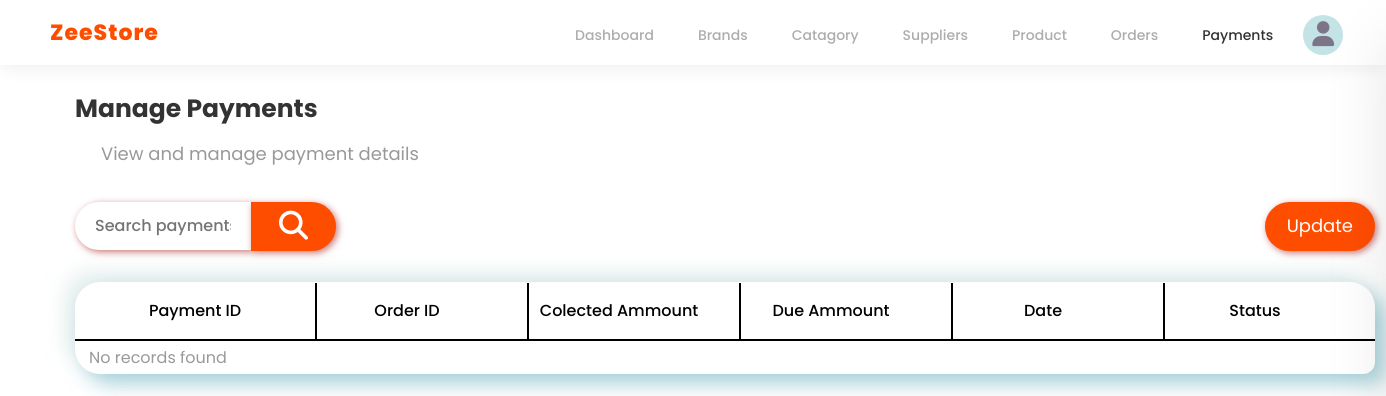
Page /admin/payments.php on the earlier database version.
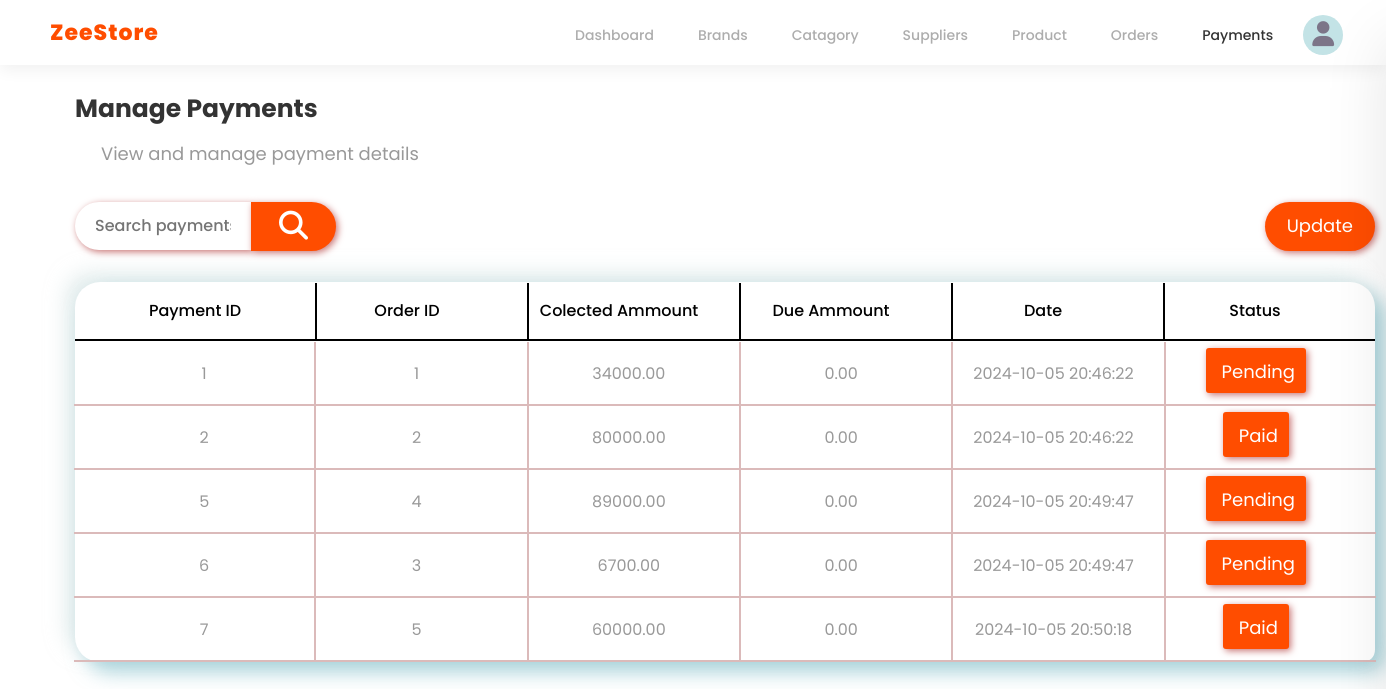
Same page on the later database version.
### tables this page shows
CREATE TABLE `payments` (
  `payment_id` int(11) NOT NULL,
  `order_id` int(11) NOT NULL,
  `collected_amount` decimal(10,2) NOT NULL,
  `due_amount` decimal(10,2) NOT NULL DEFAULT 0.00,
  `payment_date` datetime DEFAULT current_timestamp(),
  `status` enum('Paid','Pending') NOT NULL DEFAULT 'Pending'
);

### admin/payments.php (the view, shortened to what this page needs)
<!DOCTYPE html>
<html lang="en">
<head>
  <?php require_once '../php/styles.php' ?>
</head>
<body style="margin-top: -30px">
  <nav>
    <a href="index.html" class="brand">ZeeStore</a>
    <div>
      <ul id="navbar">
        <?php navigation(7) ?>
        <li class="user" id="user">
          <div class="circle"></div>
          <i class="fa fa-user"></i>
        </li>
      </ul>
    </div>
  </nav>
  <section class="admin-table">
  <br><br><h2>Manage Payments</h2>
      <span>View and manage payment details</span>
    <div class="table" style="max-width:1400px; width:1300px">
      <div class="searchAddS">
        <section class="search">
          <input type="text" id="search" placeholder="Search payments" />
          <button id="search-bt">
            <i class="fa-solid fa-magnifying-glass"></i>
          </button>
        </section>
        <button id="btt1">Update</button>
      </div>
      <div class="table-header parent">
        <div class="table-header-data row">Payment ID</div>
        <div class="table-header-data row">Order ID</div>
        <div class="table-header-data row">Colected Ammount</div>
        <div class="table-header-data row">Due Ammount</div>
        <div class="table-header-data row">Date</div>
        <div class="table-header-data row">Status</div>
      </div>
      <div class="table-data">
        <?php
        require_once '../php/DbConnect.php';
        $result = $conn->query("SELECT * FROM `payments`");
        if ($result && $result->num_rows > 0) {
          while ($row = $result->fetch_assoc()) {
            echo "<div class='table-row parent'>";
            echo "<div class='table-cell row'>" . $row['payment_id'] . "</div>";
            echo "<div class='table-cell row'>" . $row['order_id'] . "</div>";
            echo "<div class='table-cell row'>" . $row['collected_amount'] . "</div>";
            echo "<div class='table-cell row'>" . $row['due_amount'] . "</div>";
            echo "<div class='table-cell row'>" . $row['payment_date'] . "</div>";
            echo "<div class='table-cell row'><a>" . $row['status'] . "</a></div>";
            echo "</div>";
          }
        } else echo "<div class='table-row parent'> No records found </div>";
        ?>
      </div>
    </div>
  </section>
  <?php require_once '../php/javaScripts.php' ?>
</body>
</html>

### php/styles.php (shortened to what this page needs)
<link rel="stylesheet" href="../css/open-iconic-bootstrap.min.css" />
<link rel="stylesheet" href="../css/owl.carousel.min.css" />
<link rel="stylesheet" href="../css/owl.theme.default.min.css" />
<link rel="stylesheet" href="../css/magnific-popup.css" />
<link rel="stylesheet" href="../css/aos.css" />
<link rel="stylesheet" href="../css/ionicons.min.css" />
<link rel="stylesheet" href="../css/animate.css" />
<link rel="stylesheet" href="../css/bootstrap-datepicker.css" />
<link rel="stylesheet" href="../css/jquery.timepicker.css" />
<link rel="stylesheet" href="../css/flaticon.css" />
<link rel="stylesheet" href="../css/icomoon.css" />
<link rel="stylesheet" href="../css/style.css" />
<link rel="stylesheet" href="../css/style2.css" />
<link
  rel="stylesheet"
  href="https://cdnjs.cloudflare.com/ajax/libs/font-awesome/6.6.0/css/all.min.css"
 />
<?php
function navigation(int $n)
{
  echo ($n == 1) ? "<li><a class='active' href='dashboard.php'>Dashboard</a></li>" : "<li><a href='dashboard.php' >Dashboard</a></li>";
  echo ($n == 2) ? "<li><a class='active' href='brand.php'>Brands</a></li>" : "<li><a href='brand.php'>Brands</a></li>";
  echo ($n == 3) ? "<li><a class='active' href='catagory.php'>Catagory</a></li>" : "<li><a href='catagory.php'>Catagory</a></li>";
  echo ($n == 4) ? "<li><a class='active' href='supplier.php'>Suppliers</a></li>" : "<li><a href='supplier.php'>Suppliers</a></li>";
  echo ($n == 5) ? "<li><a class='active' href='product.php'>Product</a></li>" : "<li><a href='product.php'>Product</a></li>";
  echo ($n == 6) ? "<li><a class='active' href='orders.php'>Orders</a></li>" : "<li><a href='orders.php'>Orders</a></li>";
  echo ($n == 7) ? "<li><a class='active' href='payments.php'>Payments</a></li>" : "<li><a href='payments.php'>Payments</a></li>";
}
?>

### php/javaScripts.php (shortened to what this page needs)
</body>

### css/style2.css (style rules this page uses)
:root { --colorbt: #ff4d00; }
.brand { font-weight: 800; font-size: 22px; color: var(--colorbt); letter-spacing: 1px; }
nav { top: 0; left: 0; z-index: 980; display: flex; max-height: 65px; position: fixed; padding: 6px 50px; align-items: center; background: #fff; justify-content: space-between; box-shadow: 0 5px 15px rgba(0, 0, 0, 0.06); width: 100%; }
nav div ul { padding-top: 20px; width: 100%; display: flex; align-items: center; justify-content: center; list-style: none; }
nav div ul li { padding: 0.9rem 22px; list-style: none; position: relative; }
nav div ul li a { font-size: 15px; color: #999; text-decoration: none; transition: all 0.2s ease; font-size: 14px; font-weight: 500; opacity: 0.8 !important; }
nav div ul li a:hover, nav div ul li a.active { color: #000; opacity: 0; }
.user { margin-left: -14px; margin-right: -20px; font-size: 25px; display: flex; align-items: center; position: relative; cursor: pointer; }
.user .circle { background: #c3e3e6; aspect-ratio: 1; border-radius: 50%; min-height: 40px; margin-right: -31px; color: black; }
.user i[class="fa fa-user"] { color: #7c7588; }
.parent { display: flex; justify-content: space-between; }
.parent .row { flex: 1; justify-content: center; }
.admin-table { padding: 0 75px; margin: 64px auto; margin-top: 56px; }
.admin-table h2 { font-size: 25px; font-weight: 700; line-height: 1.5; color: rgba(0, 0, 0, 0.8); font-family: inherit; }
.admin-table span { font-size: 18px; margin: 26px; }
.table { z-index: 800; max-width: 950px; margin: 0 auto; margin-top: 110px; box-shadow: 10px 10px 20px rgba(95, 172, 186, 0.54), -10px -10px 20px rgba(207, 224, 224, 0.54); border-radius: 25px 25px 12px 25px; position: relative; }
.table .table-header { font-weight: 500; color: #000; padding: 1px 15px; }
.table .table-header .table-header-data { border-right: 2px solid black; border-bottom: 2px solid black; height: 58px; line-height: 55px; }
.table .table-header .table-header-data:last-child { border-right: none; }
.table .table-data .table-row { padding: 0 14px; }
.table .table-data .table-row .table-cell:last-child { border-right: none; }

Differences in the rows shown:
added payments: payment_id "1", order "1", collected_amount "34000.00", due_amount "0.00", payment_date "2024-10-05 20:46:22", status "Pending"
added payments: payment_id "2", order "2", collected_amount "80000.00", due_amount "0.00", payment_date "2024-10-05 20:46:22", status "Paid"
added payments: payment_id "5", order "4", collected_amount "89000.00", due_amount "0.00", payment_date "2024-10-05 20:49:47", status "Pending"
added payments: payment_id "6", order "3", collected_amount "6700.00", due_amount "0.00", payment_date "2024-10-05 20:49:47", status "Pending"
added payments: payment_id "7", order "5", collected_amount "60000.00", due_amount "0.00", payment_date "2024-10-05 20:50:18", status "Paid"
Other differences:
text no longer shown: "No records found"
